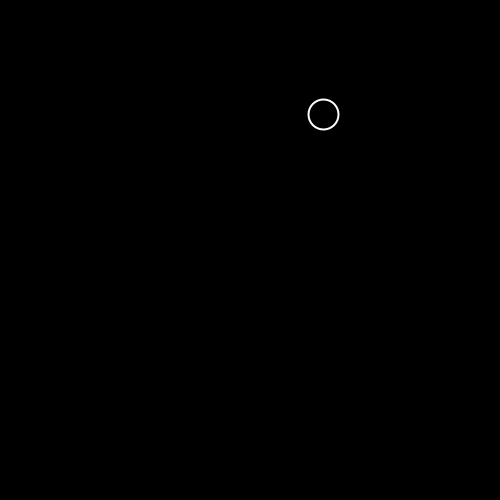
Frame 1 (no input)
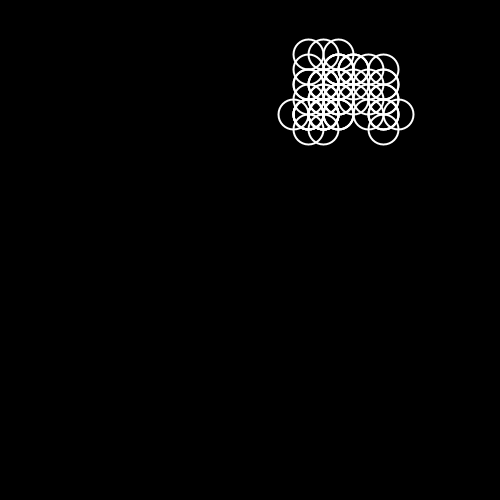
Frame 60 (the mouse pressed at the canvas centre just before this capture)
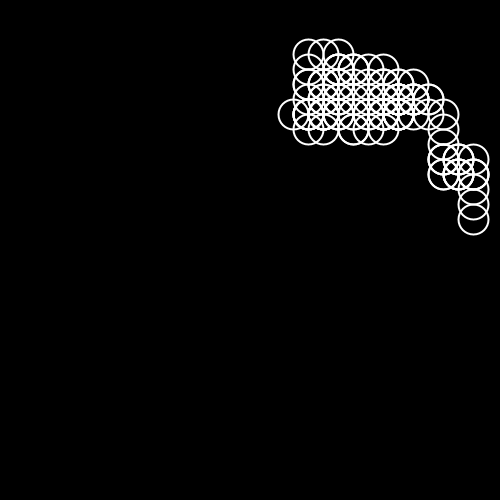
Frame 120 (the mouse held since frame 60 and released just before this capture)

The Processing sketch that drew these frames (run headless with seeded random() and noise(); from frame 60 on, the mouse is pressed at the canvas centre):

// Processing sketch: randomWalker_I1
// ── randomWalker_I1.pde
Walker walk;
int bgColor;

void setup() {
  size(500,500);
  int randX = int(random(0, width)), randY = int(random(0, height));
  walk = new Walker(randX, randY);
  bgColor = 0;
  background(bgColor);
}

void draw() {
  walk.update();
  walk.display();
}
// ── Walker.pde
class Walker {
  int x, y;
  
  Walker(int xPos, int yPos) {
    x = xPos;
    y = yPos;
  }

  void update() {
    float rand = random(1);
    if (rand < .25) {
      x += 15;
    } else if (rand < .50) {
      x -= 15;
    } else if (rand < .75) {
      y += 15;
    } else {
      y -= 15;
    }

    x = constrain(x, 0, width - 1);
    y = constrain(y, 0, height - 1);
  }

  void display() {
    smooth();
    noFill();
    stroke(255,255,255);
    strokeWeight(2);
    ellipse (x, y, 30, 30);
  }
}
